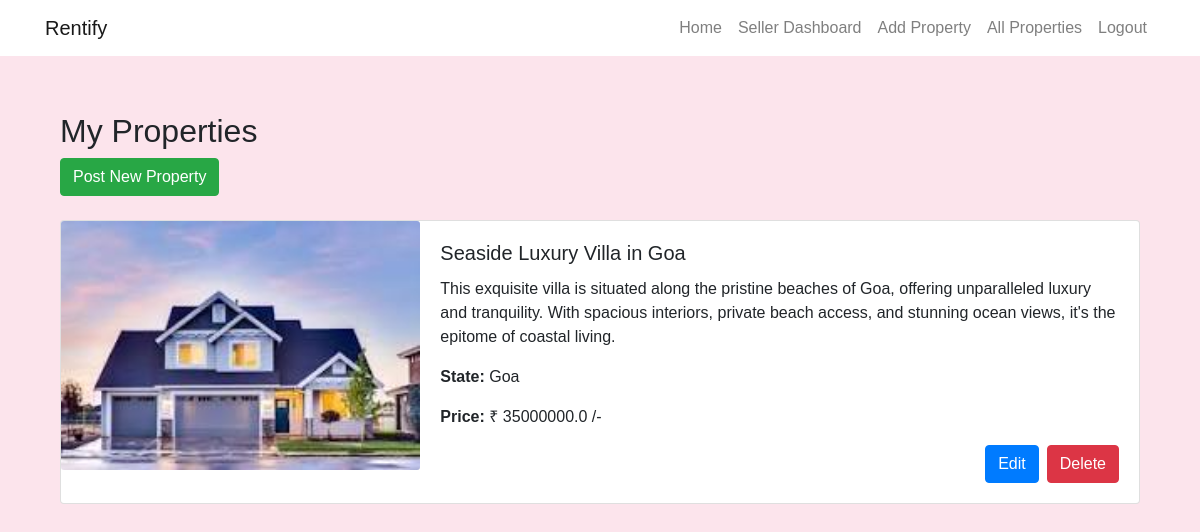
The page /seller_dashboard (signed in) on the database its author committed.
### rentals/models.py (models this page shows, shortened)
class Property(models.Model):
    owner = models.ForeignKey(User, on_delete=models.CASCADE)
    title = models.CharField(max_length=255)
    description = models.TextField()
    country = models.CharField(max_length=100,default="Your Default Country")
    state = models.CharField(max_length=100,default="Your Default State")
    district = models.CharField(max_length=100,default="Your Default District")
    pincode = models.CharField(max_length=10,default="Your Default Pincode")
    city = models.CharField(max_length=255,default="Your Default City")
    area = models.CharField(max_length=255,default="Your Default Area")
    bedrooms = models.IntegerField()
    bathrooms = models.IntegerField()
    nearby_hospitals = models.TextField()
    nearby_colleges = models.TextField()
    created_at = models.DateTimeField(auto_now_add=True)
    updated_at = models.DateTimeField(auto_now=True)
    price = models.FloatField(default=0)

class PropertyPhoto(models.Model):
    property = models.ForeignKey(Property, on_delete=models.CASCADE, related_name='photos')
    photo = models.ImageField(upload_to='property_photos/')
    uploaded_at = models.DateTimeField(auto_now_add=True)

### rentals/views.py (the view)
# urls.py: path("seller_dashboard",views.seller_dashboard,name="seller_dashboard"),
@login_required
def seller_dashboard(request):
    properties = Property.objects.filter(owner=request.user)
    return render(request, 'seller/seller_dashboard.html', {'properties': properties})

### templates/seller/seller_dashboard.html
{% extends 'navbar.html' %} {% block body %}
<div class="container my-2 py-2">
  <h2>My Properties</h2>
  <a href="{% url 'post_property' %}" class="btn btn-success"
    >Post New Property</a
  >
  <br />
  <br />
  <div class="row">
    {% for property in properties %}
    <div class="col-md-12 mb-3">
      <div class="card">
        <div class="row no-gutters">
          <div class="col-md-4">
            <img
              src="{{ property.photos.first.photo.url }}"
              class="card-img"
              alt="{{ property.title }}"
            />
          </div>
          <div class="col-md-8">
            <div class="card-body">
              <h5 class="card-title">{{ property.title }}</h5>
              <p class="card-text">{{ property.description }}</p>
              <p class="card-text">
                <strong>State:</strong> {{ property.state }}
              </p>
              <p class="card-text">
                <strong>Price:</strong> &#8377; {{ property.price }} /-
              </p>
              <div class="d-flex justify-content-end">
                <a
                  href="{% url 'update_property' property.id %}"
                  class="btn btn-primary mr-2"
                  >Edit</a
                >
                <a
                  href="{% url 'delete_property' property.id %}"
                  class="btn btn-danger"
                  >Delete</a
                >
              </div>
            </div>
          </div>
        </div>
      </div>
    </div>
    {% endfor %}
  </div>
</div>
{% endblock %}

### templates/navbar.html (style rules this page uses)
body { background-color: #fce4ec; font-family: Arial, sans-serif; }

### rows shown on the page
Property: photos.first.photo (picture), title "Seaside Luxury Villa in Goa", description "This exquisite villa is situated along the pristine beaches of Goa, offering unparalleled luxury and tranquility. With spacious interiors, private beach access, and stunning ocean views, it's the epitome of coastal living.", state "Goa", price "35000000.0"
